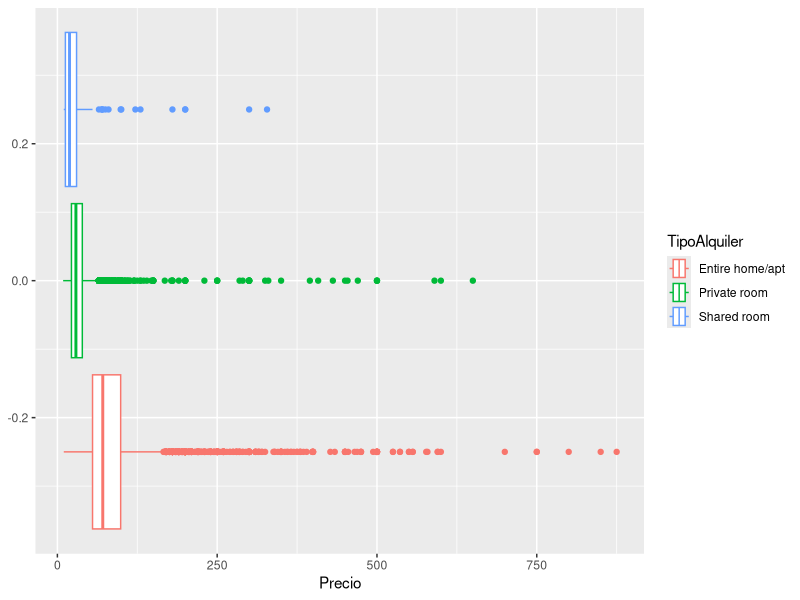
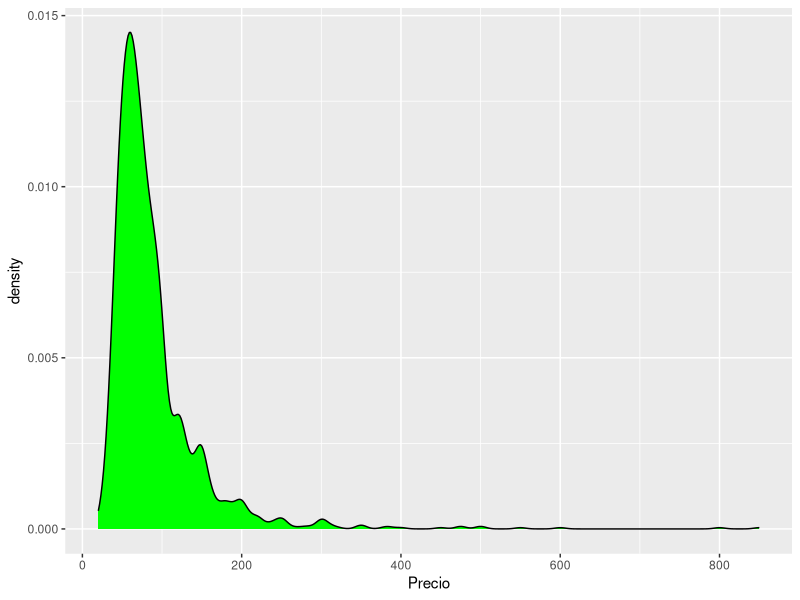
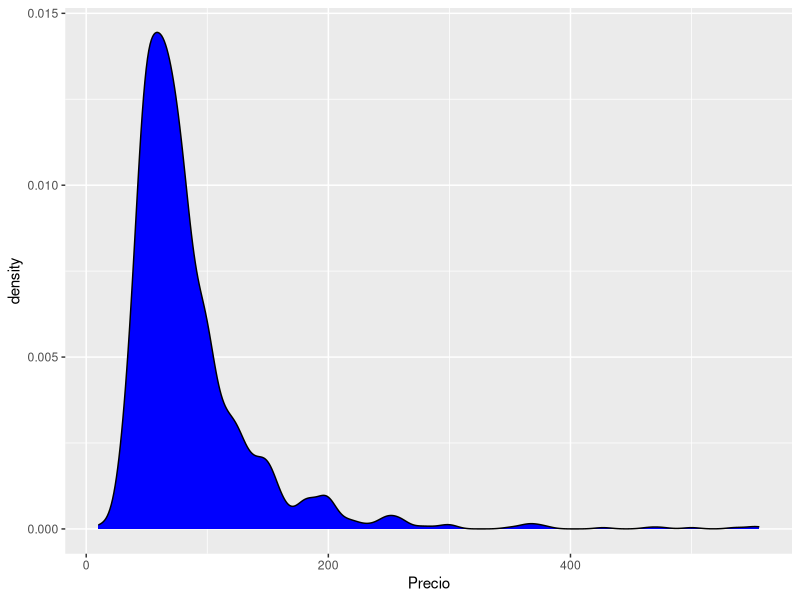
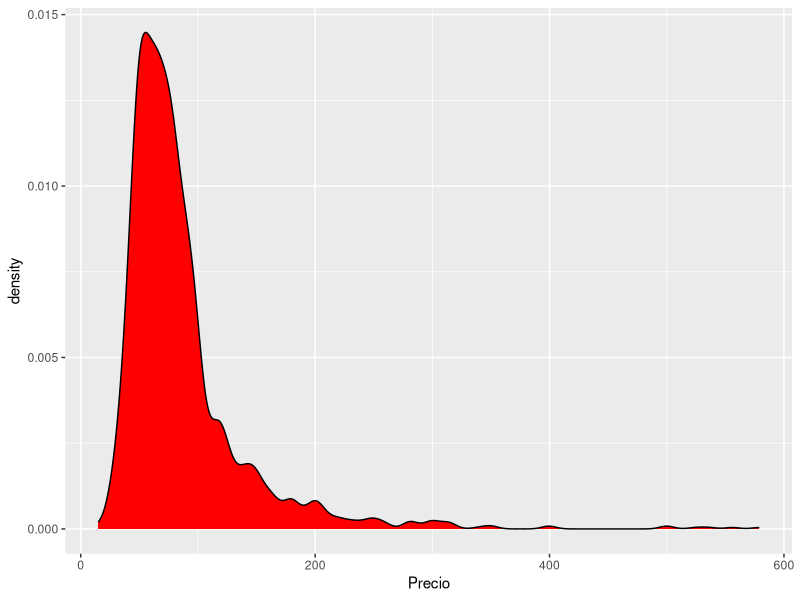
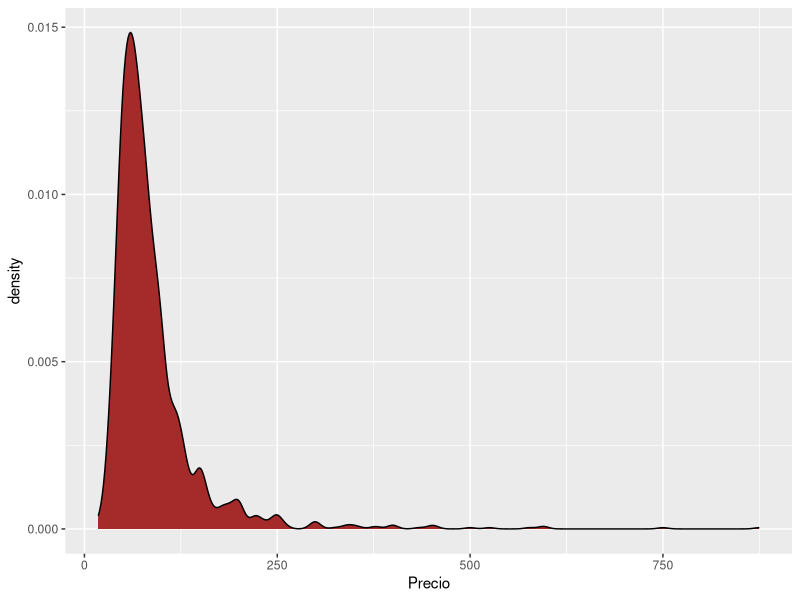
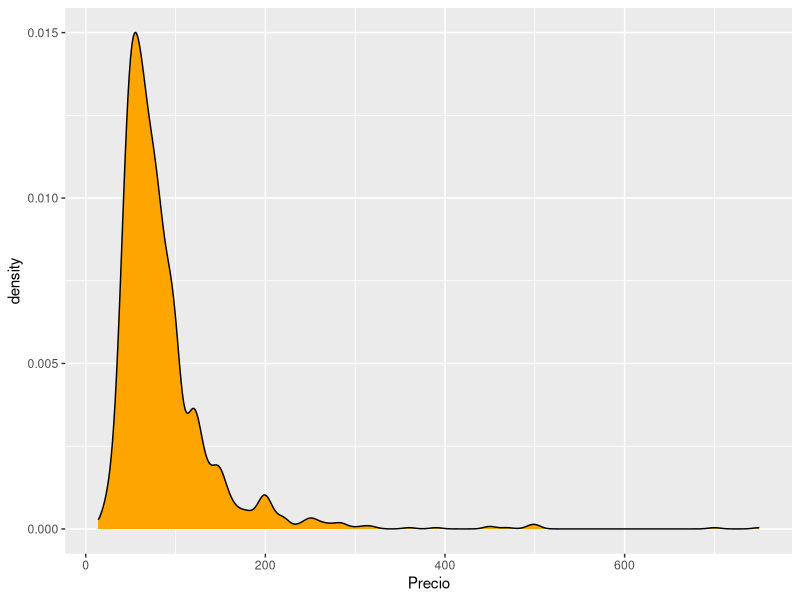
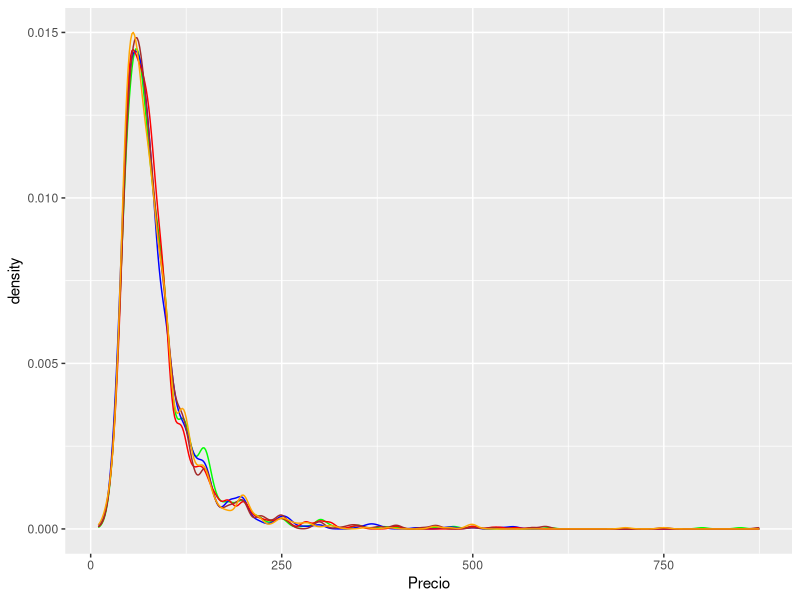
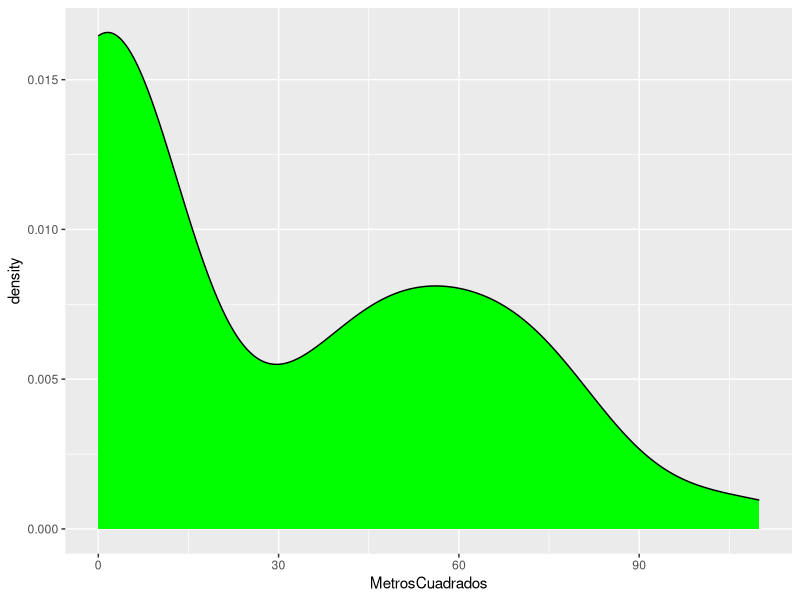

R code for these plots, in order:
## ---- chunk 1
library(ggplot2)
library(dplyr)
## ---- chunk 2
airbnb<-read.csv('airbnb.csv',sep = ',', stringsAsFactors = T)
## ---- chunk 3
airbnb[1:6,]
## ---- chunk 4
newnames<-c("CodigoPostal","Barrio","TipoPropiedad","TipoAlquiler","MaxOcupantes","NumBanyos",
"NumDormitorios","NumCamas","TipoCama","Comodidades","PiesCuadrados","Precio","Puntuacion")
colnames(airbnb) <- newnames
airbnb
## ---- chunk 5
airbnb$MetrosCuadrados <- airbnb$PiesCuadrados * 0.092903
## ---- chunk 6
airbnb$CodigoPostal[airbnb$CodigoPostal %in% c('-','28','')] <- NA
airbnb$CodigoPostal[!grepl("^28", airbnb$CodigoPostal)] <- NA
airbnb$CodigoPostal[airbnb$CodigoPostal == '28002\n28002'] <- '28002'
airbnb$CodigoPostal[airbnb$CodigoPostal == '28051\n28051'] <- '28051'
airbnb$CodigoPostal[airbnb$CodigoPostal == 'Madrid 28004'] <- '28004'
airbnb$CodigoPostal[airbnb$CodigoPostal == '2804'] <- '28004'
airbnb$CodigoPostal[airbnb$CodigoPostal == '2805'] <- '28005'
airbnb$CodigoPostal[airbnb$CodigoPostal == '2815'] <- '28015'
airbnb$CodigoPostal[airbnb$CodigoPostal == '280013'] <- '28013'
droplevels(airbnb$CodigoPostal) -> airbnb$CodigoPostal
## ---- chunk 7
unique(airbnb$CodigoPostal)
## ---- chunk 8
head(sort(table(airbnb$CodigoPostal), decreasing = TRUE), 5)
## ---- chunk 9
head(sort(table(airbnb$CodigoPostal), decreasing = FALSE), 5)
## ---- chunk 10
unique(airbnb$Barrio[airbnb$CodigoPostal == 28012])

## ---- chunk 11
entradas_por_barrio <- table(airbnb$Barrio[airbnb$CodigoPostal == "28012"])
print(entradas_por_barrio[entradas_por_barrio != 0])
## ---- chunk 12
print('Numero total de barrios:')
length(unique(levels(airbnb$Barrio)))
print('Listado de barrios')
unique(levels(airbnb$Barrio))
## ---- chunk 13
head(sort(table(airbnb$Barrio), decreasing = TRUE),5)
## ---- chunk 14
print('Numero total de tipos de alquiler:')
length(unique(levels(airbnb$TipoAlquiler)))
print('y son...')
unique(levels(airbnb$TipoAlquiler))
print('y el numero por tipo de alquiler es...')
table(airbnb$TipoAlquiler)
## ---- chunk 15
ggplot(data=airbnb,aes(x= Precio, color=TipoAlquiler)) + geom_boxplot() + scale_color_discrete(name="TipoAlquiler")
## ---- chunk 16
airbnb |> group_by(TipoAlquiler) |> summarize(mean(Precio, na.rm = TRUE))
kruskal.test(Precio~TipoAlquiler, airbnb)
pairwise.wilcox.test(airbnb$Precio, airbnb$TipoAlquiler, p.adjust.method = 'BH')
## ---- chunk 17
airbnb_entire <- airbnb[airbnb$TipoAlquiler == 'Entire home/apt',]
airbnb_entire
## ---- chunk 18
head(sort(table(airbnb_entire$Barrio), decreasing = TRUE),5)
## ---- chunk 19
barrios <- aggregate(Precio~Barrio,airbnb_entire,mean,na.rm=TRUE)
barrios_ordenados <- head(barrios[order(barrios$Precio, decreasing = TRUE),],5)
barrios_ordenados
## ---- chunk 20
barrios_totales <- count(airbnb_entire,Barrio,name='total')
newdf <- left_join(barrios_ordenados, barrios_totales, by = 'Barrio', keep = FALSE)
newdf
## ---- chunk 21
#newdf[newdf$total > 100,]
barrios_totales <- count(airbnb_entire,Barrio,name='total')
barrios_totales_mas100 <- barrios_totales[barrios_totales$total > 100,]
barriosdf <- left_join(barrios_totales_mas100, barrios, by = 'Barrio', keep = FALSE)
barriosdfordenados <- head(barriosdf[order(barriosdf$Precio, decreasing = TRUE),],5)
barriosdfordenados
## ---- chunk 22
dfrecoletos <- airbnb_entire[barriosdfordenados$Barrio == 'Recoletos',c('Barrio','Precio')]
dfgoya <- airbnb_entire[barriosdfordenados$Barrio == 'Goya',c('Barrio','Precio')]
dfSol <- airbnb_entire[barriosdfordenados$Barrio == 'Sol',c('Barrio','Precio')]
dfTrafalgar <- airbnb_entire[barriosdfordenados$Barrio == 'Trafalgar',c('Barrio','Precio')]
dfJusticia <- airbnb_entire[barriosdfordenados$Barrio == 'Justicia',c('Barrio','Precio')]

ggplot(dfrecoletos,aes(x=Precio))+geom_density(fill = 'green')
ggplot(dfgoya,aes(x=Precio))+geom_density(fill = 'blue')
ggplot(dfSol,aes(x=Precio))+geom_density(fill = 'red')
ggplot(dfTrafalgar,aes(x=Precio))+geom_density(fill = 'brown')
ggplot(dfJusticia, aes(x=Precio))+geom_density(fill = 'orange')

ggplot()+
  geom_density(data = dfrecoletos,aes(x = Precio),colour = 'green')+
  geom_density(data = dfgoya,aes(x = Precio),colour = 'blue')+
  geom_density(data = dfSol,aes(x = Precio),colour = 'red')+
  geom_density(data = dfTrafalgar,aes(x = Precio),colour = 'brown')+
  geom_density(data = dfJusticia,aes(x = Precio),colour = 'orange')
## ---- chunk 23
barriosMetrosCuadrados <- aggregate(MetrosCuadrados~Barrio,airbnb_entire,mean,na.rm=TRUE)
barriosMetrosCuadradosCinco <- left_join(barriosdfordenados, barriosMetrosCuadrados, by = 'Barrio', keep = FALSE)
barriosMetrosCuadradosCinco
## ---- chunk 24
dfrecoletos <- airbnb_entire[barriosMetrosCuadradosCinco$Barrio == 'Recoletos',c('Barrio','MetrosCuadrados')]
dfgoya <- airbnb_entire[barriosMetrosCuadradosCinco$Barrio == 'Goya',c('Barrio','MetrosCuadrados')]
dfSol <- airbnb_entire[barriosMetrosCuadradosCinco$Barrio == 'Sol',c('Barrio','MetrosCuadrados')]
dfTrafalgar <- airbnb_entire[barriosMetrosCuadradosCinco$Barrio == 'Trafalgar',c('Barrio','MetrosCuadrados')]
dfJusticia <- airbnb_entire[barriosMetrosCuadradosCinco$Barrio == 'Justicia',c('Barrio','MetrosCuadrados')]

ggplot(dfrecoletos,aes(x=MetrosCuadrados))+geom_density(fill = 'green')
ggplot(dfgoya,aes(x=MetrosCuadrados))+geom_density(fill = 'blue')
ggplot(dfSol,aes(x=MetrosCuadrados))+geom_density(fill = 'red')
ggplot(dfTrafalgar,aes(x=MetrosCuadrados))+geom_density(fill = 'brown')
ggplot(dfJusticia, aes(x=MetrosCuadrados))+geom_density(fill = 'orange')

ggplot()+
  geom_density(data = dfrecoletos,aes(x = MetrosCuadrados),colour = 'green')+
  geom_density(data = dfgoya,aes(x = MetrosCuadrados),colour = 'blue')+
  geom_density(data = dfSol,aes(x = MetrosCuadrados),colour = 'red')+
  geom_density(data = dfTrafalgar,aes(x = MetrosCuadrados),colour = 'brown')+
  geom_density(data = dfJusticia,aes(x = MetrosCuadrados),colour = 'orange')
## ---- chunk 25
kruskal.test(MetrosCuadrados~Barrio, barriosMetrosCuadradosCinco)
print('Como p-value es muy alto, los valores no son estadísticamente diferentes')
## ---- chunk 26
barrio_sol<-subset(airbnb_entire,Barrio=="Sol")
corBarrioSol <-cor(barrio_sol[,c('Precio','NumBanyos', 'NumDormitorios', 'MaxOcupantes','MetrosCuadrados')],use = 'complete.obs')
corBarrioSol
## ---- chunk 27
cor(barrio_sol$MetrosCuadrados, barrio_sol$NumDormitorios,use = 'complete.obs')
cor.test(barrio_sol$MetrosCuadrados, barrio_sol$NumDormitorios)
print('Dado que el p-value es extremadamente bajo, los números son de fiar.')
## ---- chunk 28
ggplot()+geom_bar(data = barrio_sol,aes(x=NumDormitorios), fill='green', colour='black')+scale_x_continuous(breaks = seq(0,10,1), limits = c(-1, 11))
table(barrio_sol$NumDormitorios)
print('Los valores 7 y 10 serán eliminados al considerarse outliers...')
## ---- chunk 29
ggplot()+geom_histogram(data = barrio_sol,aes(x=MetrosCuadrados), fill='green', colour='black',bins=30, na.rm = TRUE)
table(barrio_sol$MetrosCuadrados)
print('Consideramos que los pisos de menos de 10 metros cuadrados son errores de interpretación y los consideramos outliers...')
## ---- chunk 30
ggplot()+geom_bar(data = barrio_sol,aes(x=MaxOcupantes), fill='green', colour='black', na.rm = TRUE)
table(barrio_sol$MaxOcupantes)
print('Todos los valores son realistas')
## ---- chunk 31
ggplot()+geom_bar(data = barrio_sol,aes(x=NumBanyos), fill='green', colour='black', na.rm = TRUE)
table(barrio_sol$NumBanyos)
print('Todos los valores son realistas')
## ---- chunk 32
cat('Tabla de correlación antes de filtrado')
corBarrioSol
barrio_sol_filtrado <- barrio_sol[(barrio_sol$NumDormitorios < 6) & (barrio_sol$MetrosCuadrados > 9),]
cat('Tabla de correlación después de filtrado')
cor(barrio_sol_filtrado[,c('Precio','NumBanyos', 'NumDormitorios', 'MaxOcupantes','MetrosCuadrados')],use = 'complete.obs')
## ---- chunk 33
print('Modelo Precio~MetrosCuadrados')
summary(lm(Precio~MetrosCuadrados,barrio_sol_filtrado))
print('Modelo Precio~NumeroDormitorios')
summary(lm(Precio~NumDormitorios,barrio_sol_filtrado))
print('Modelo Precio~NumeroDormitorios+MetrosCuadrados')
summary(lm(Precio~NumDormitorios+MetrosCuadrados,barrio_sol_filtrado))
print('Modelo Precio~NumerosBaños+NumeroDormitorios+MetrosCuadrados')
summary(lm(Precio~NumBanyos+NumDormitorios+MetrosCuadrados,barrio_sol_filtrado))
print('Sacando todos los modelos, podemos observar que los metros cuadrados tienen una relevancia muy baja en el precio, y al estar las variables maxOcupantes y número de habitaciones tan intimamente ligadas, y siendo maxOcupantes también tan poco relevante, estimo que las variable más representativa es Numero de dormitorios ')
## ---- chunk 34
print('Derivado del punto anterior, podemos concluir que la variable NumDormitorios es más fiable para conocer, porque tiene una valor estimado mayor y un p-value menor.')
## ---- chunk 35
summary(lm(Precio~MetrosCuadrados,barrio_sol_filtrado))[4]
print('El precio se incrementa en 0.9384259 de precio por cada unidad de metro cuadrado extra')
## ---- chunk 36
summary(lm(Precio~NumDormitorios,barrio_sol_filtrado))[4]
print('El precio se incrementa en 39.31034 de precio por cada habitación extra')
## ---- chunk 37
totalapartamentos3 <-nrow(barrio_sol[barrio_sol$NumDormitorios == 3,])
binom.test(1,totalapartamentos3)
